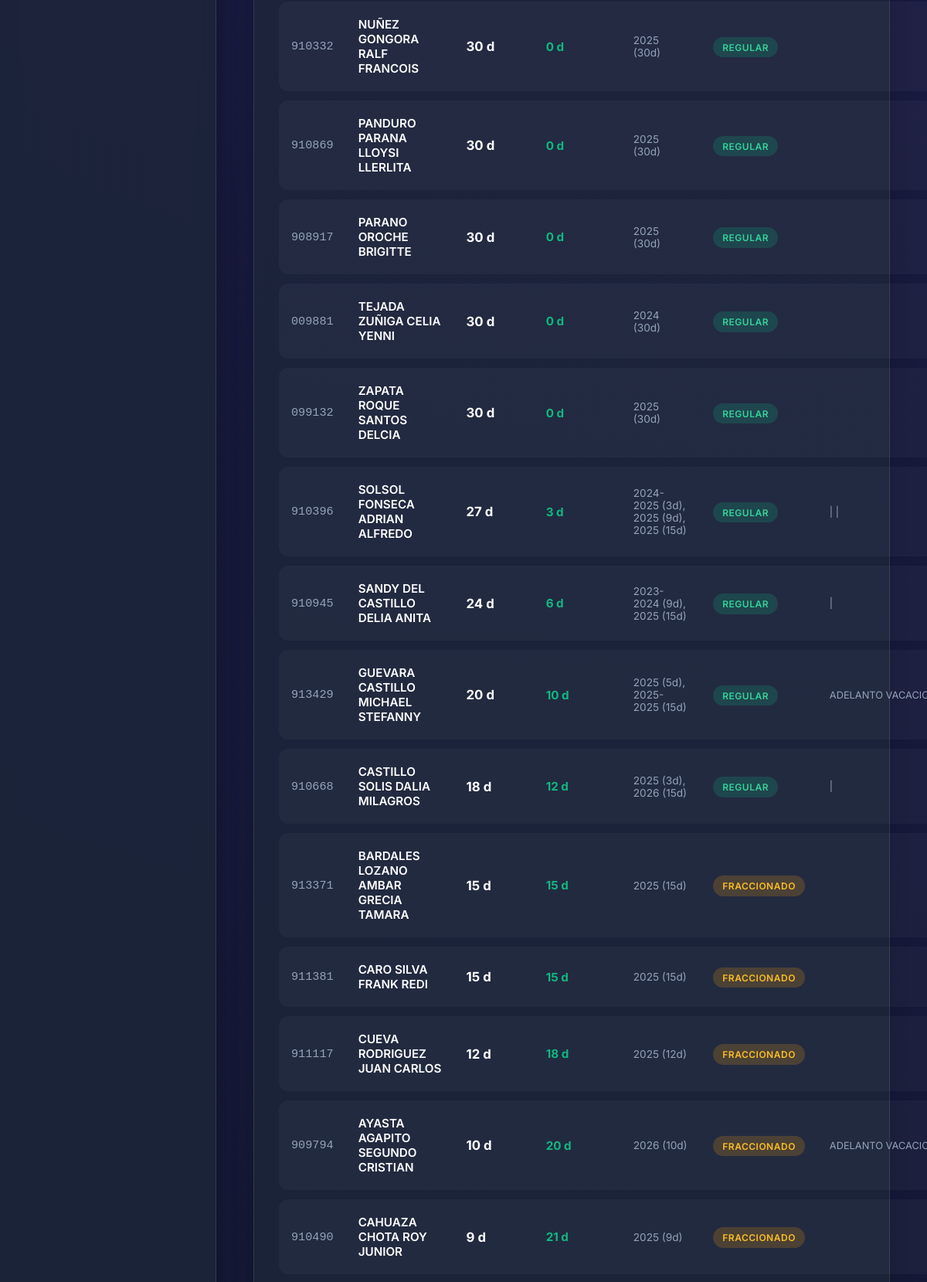
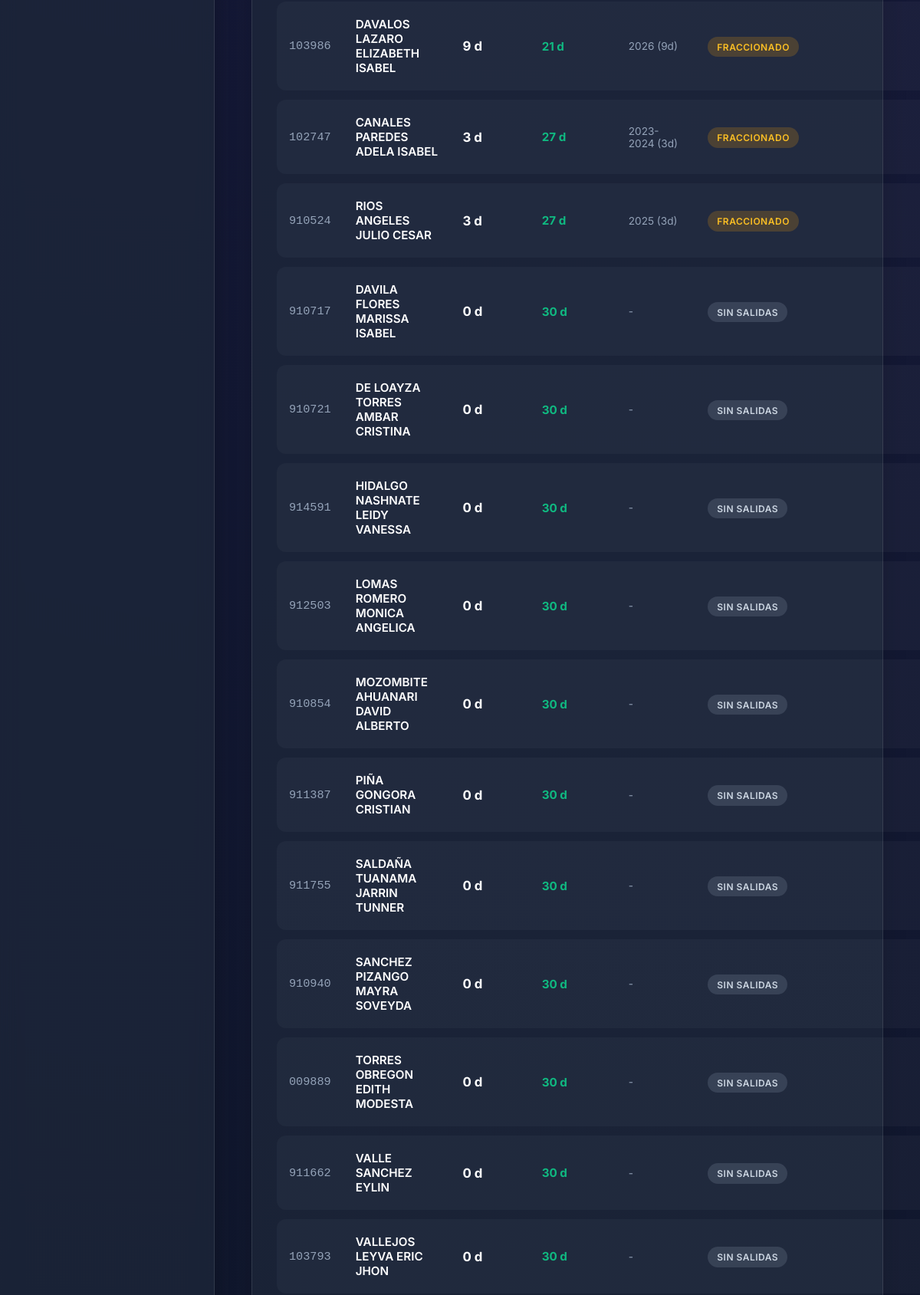
/vacaciones/saldos (middle part), run on an earlier commit of the app's database (2 pictures, top to bottom).
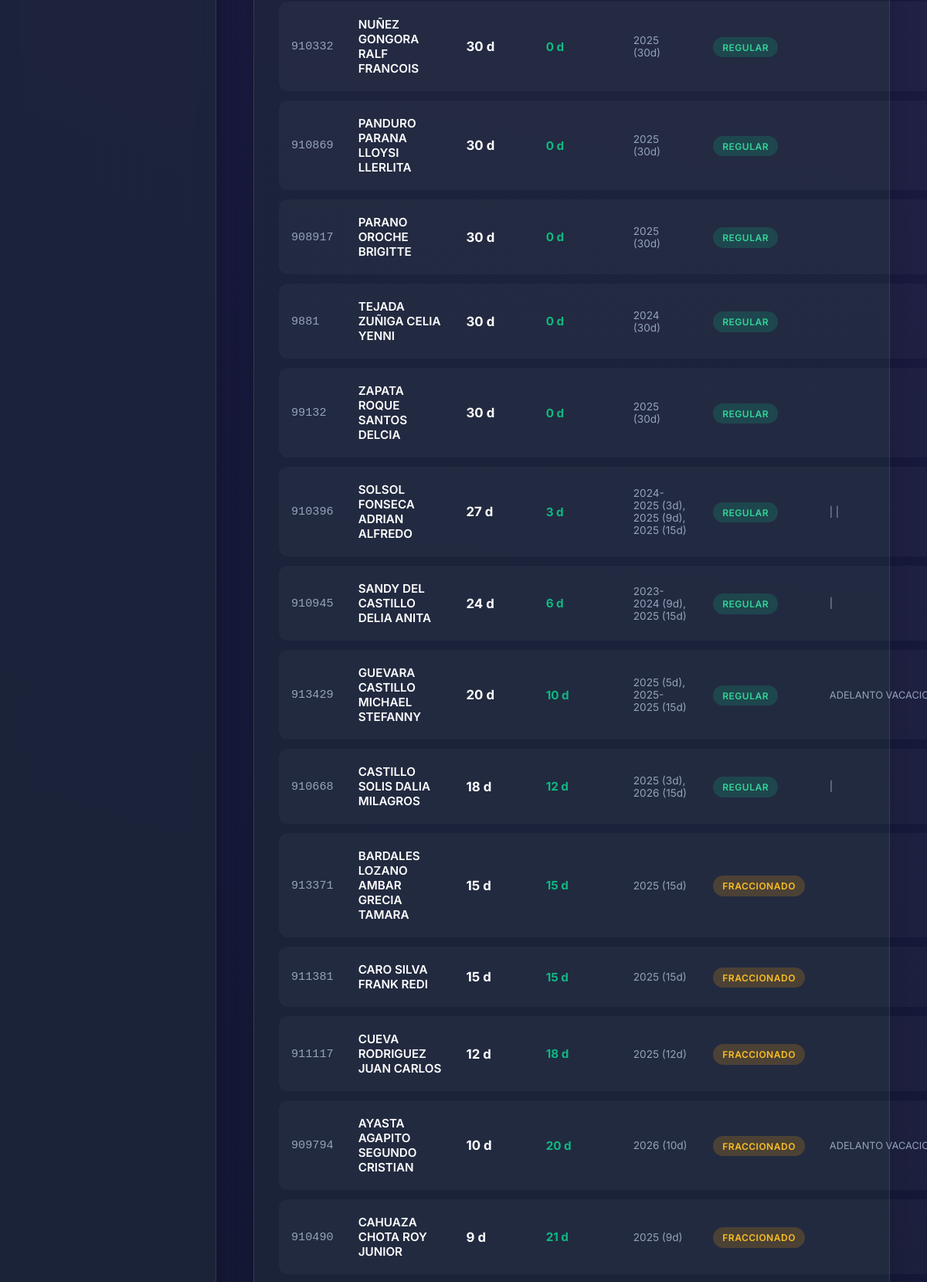
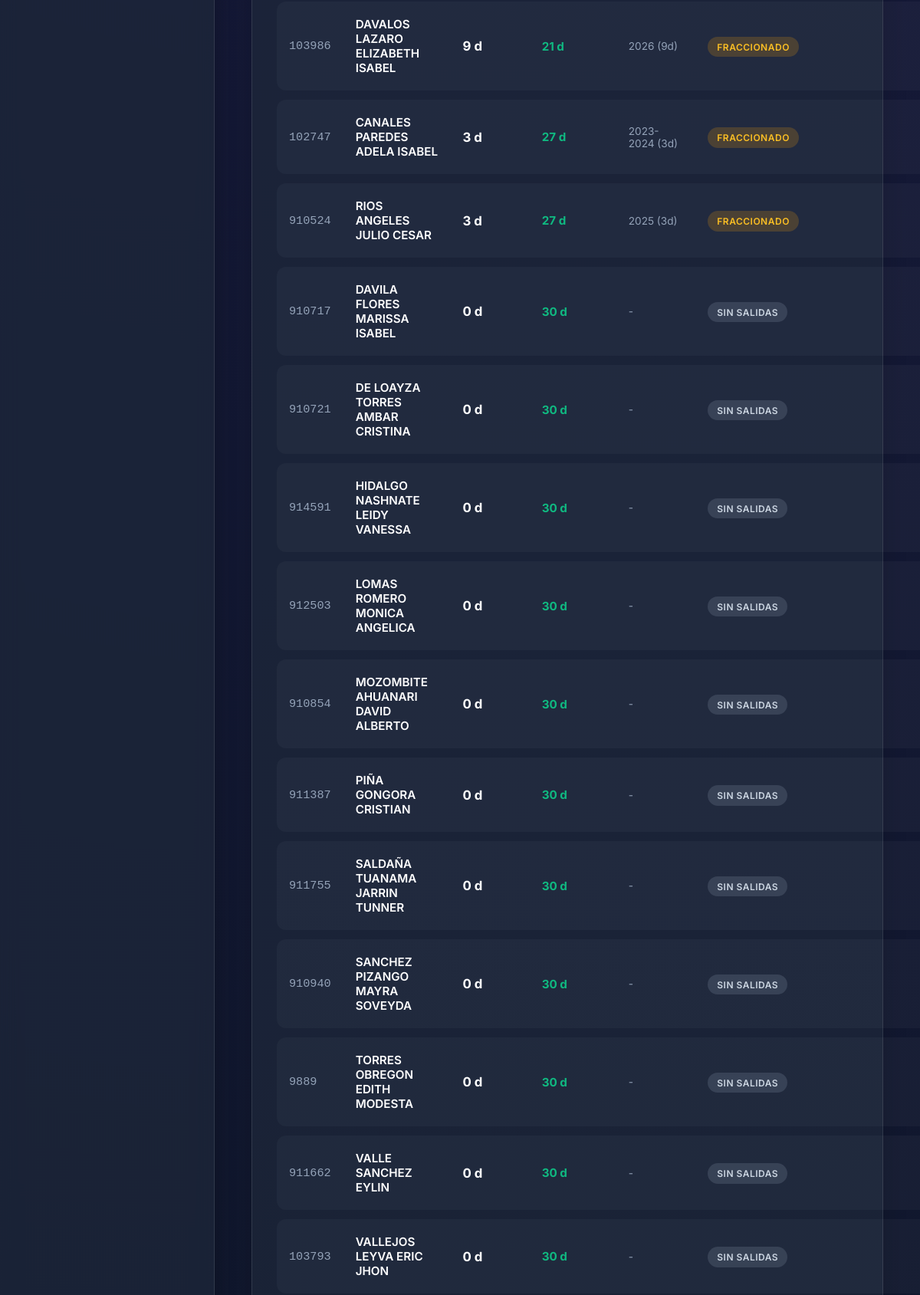
And on a later commit of the database (2 pictures, top to bottom).
### tables this page shows
CREATE TABLE empleados (
    id_empleado INTEGER PRIMARY KEY AUTOINCREMENT,
    codigo_servidor VARCHAR(20) UNIQUE NOT NULL, -- Ej: '099132', '103097'
    dni VARCHAR(15) UNIQUE,                      -- DNI (8 dígitos)
    apellidos_nombres VARCHAR(200) NOT NULL,
    created_at TIMESTAMP DEFAULT CURRENT_TIMESTAMP
, grupo_guardia_default INTEGER DEFAULT 1, sexo TEXT, fecha_nacimiento DATE, correo TEXT, id_regimen INTEGER, regimen_nombre TEXT, nivel TEXT, cargo_estructural TEXT, estado_laboral TEXT, modalidad_laboral TEXT, direccion_oficina TEXT, jefatura_area TEXT, cargo_funcion TEXT, area_clasificacion TEXT, horario_laboral TEXT, fecha_ingreso_eepp DATE, resolucion_documento TEXT, observaciones TEXT, fecha_ingreso_inpe DATE);

### app/modules/vacaciones/router.py (the view)
@router.get("/saldos", response_class=HTMLResponse)
async def ver_saldos(request: Request):
    resultado = VacacionesService.obtener_resumen_saldos()
    return templates.TemplateResponse(
        request=request,
        name="vacaciones/saldos.html",
        context={
            "stats": resultado["stats"],
            "empleados_stats": resultado["empleados"]
        }
    )

### app/templates/vacaciones/saldos.html (shortened to what this page needs)
{% extends "base.html" %}
{% block content %}
<div style="display: flex; flex-direction: column; gap: 2rem;">
    <div class="table-container">
        <table class="data-table" id="tablaVacaciones">
            <tbody>
                {% for row in empleados_stats %}
                <tr class="fila-vacacion">
                    <td style="font-family: monospace; color: var(--text-muted);">{{ row.codigo_servidor }}</td>
                    <td style="font-weight: 600; color: #fff;" class="nombre-servidor">{{ row.apellidos_nombres }}</td>
                    <td>
                        <span class="{% if row.excedido %}text-danger{% else %}text-white{% endif %}" style="font-size: 1.05rem; font-weight: 700;">
                            {{ row.dias_consumidos }} d
                        </span>
                    </td>
                    <td>
                        <span style="font-weight: 700; color: var(--secondary);">{{ row.dias_saldo }} d</span>
                    </td>
                    <td style="color: var(--text-muted); font-size: 0.85rem;">{{ row.desglose }}</td>
                    <td>
                        {% if row.estado == 'EXCEDIDO' %}
                            <span class="badge badge-danger">{{ row.estado }}</span>
                        {% elif row.estado == 'REGULAR' %}
                            <span class="badge badge-success">{{ row.estado }}</span>
                        {% elif row.estado == 'FRACCIONADO' %}
                            <span class="badge badge-warning">{{ row.estado }}</span>
                        {% else %}
                            <span class="badge badge-neutral">{{ row.estado }}</span>
                        {% endif %}
                    </td>
                    <td style="font-size: 0.8rem; color: var(--text-muted); max-width: 250px; white-space: nowrap; overflow: hidden; text-overflow: ellipsis;" title="{{ row.observaciones }}">
                        {{ row.observaciones }}
                    </td>
                </tr>
                {% endfor %}
            </tbody>
        </table>
    </div>
</div>
{% endblock %}

What changed in the data, as far as the page shows it:
changed empleados "TEJADA ZUÑIGA CELIA YENNI": codigo_servidor "009881" → "9881"
changed empleados "ZAPATA ROQUE SANTOS DELCIA": codigo_servidor "099132" → "99132"
changed empleados "TORRES OBREGON EDITH MODESTA": codigo_servidor "009889" → "9889"
